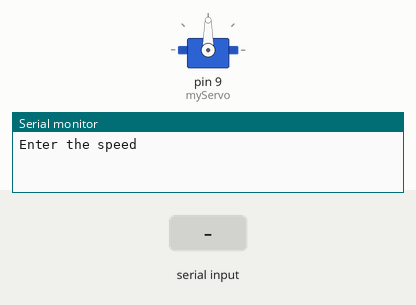
This sketch was run on a simulated Arduino Uno, built with avr-gcc and run on an emulated ATmega328P. Shown: servo, the last lines printed to the serial monitor. The inputs (shaded band) are chosen by the test bench.

Above: at 1.2 s.
1.3 s: "30,150\n" received over Serial
At 2.1 s:
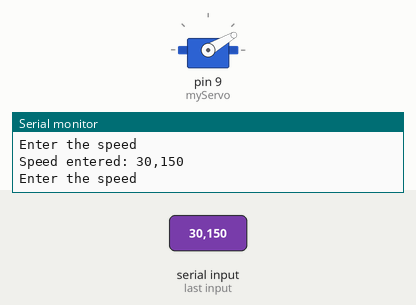
2.8 s: "5\n" received over Serial
At 3.1 s:
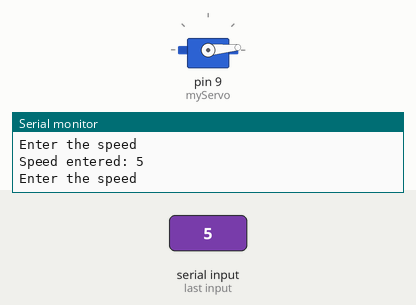
4.3 s: "200\n" received over Serial
At 5.5 s:
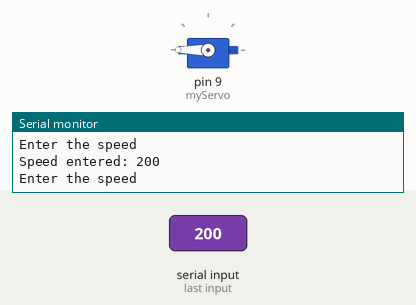
5.8 s: "90,45\n" received over Serial
At 6.7 s:
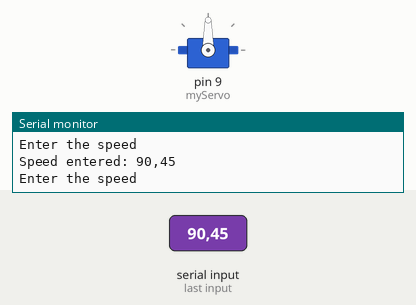
Timing chart, 0 to 8.3 s (numbered marks = the images above; inputs shaded):
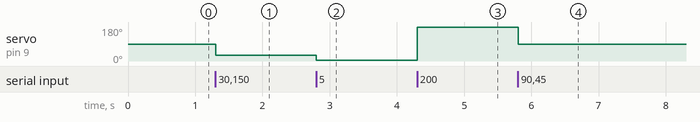

The sketch:

ContinuousRotationServo.ino
```cpp
//  Continuous Rotation Servo
//  Author: Zoe Foster

#include <Servo.h>    // Use Servo library

Servo myServo;        // Create Servo object to control the servo

void setup() {
  Serial.begin(9600); // Start serial monitor at speed of 9600 baud
  myServo.attach(9);  // Servo object connected to pin 9
  myServo.write(90);  // Start with no rotation
}

void loop() {

  /*//Basic rotation sequence
  myServo.write(180); // Counter-clockwise rotation
  delay(2000);
  myServo.write(90);  // No rotation
  delay(2000);
  myServo.write(0);   // Clockwise rotation
  delay(2000);
  */

  //Enter desired speed/rotation into serial input
  Serial.println("Enter the speed");
  while(!Serial.available()) {}   // Wait for keyboard input
  String input = Serial.readStringUntil(10);  // Read keyboard input
  Serial.println("Speed entered: "+input);
  myServo.write(input.toInt());   // Change rotation to input
}
```

Measured:
- after the input at 1.3 s, servo on pin 9 (myServo): 90° → 30° at once
- after the input at 2.8 s, servo on pin 9 (myServo): 30° → 5° at once
- after the input at 4.3 s, servo on pin 9 (myServo): 5° → 180° at once
- after the input at 5.8 s, servo on pin 9 (myServo): 180° → 90° at once
